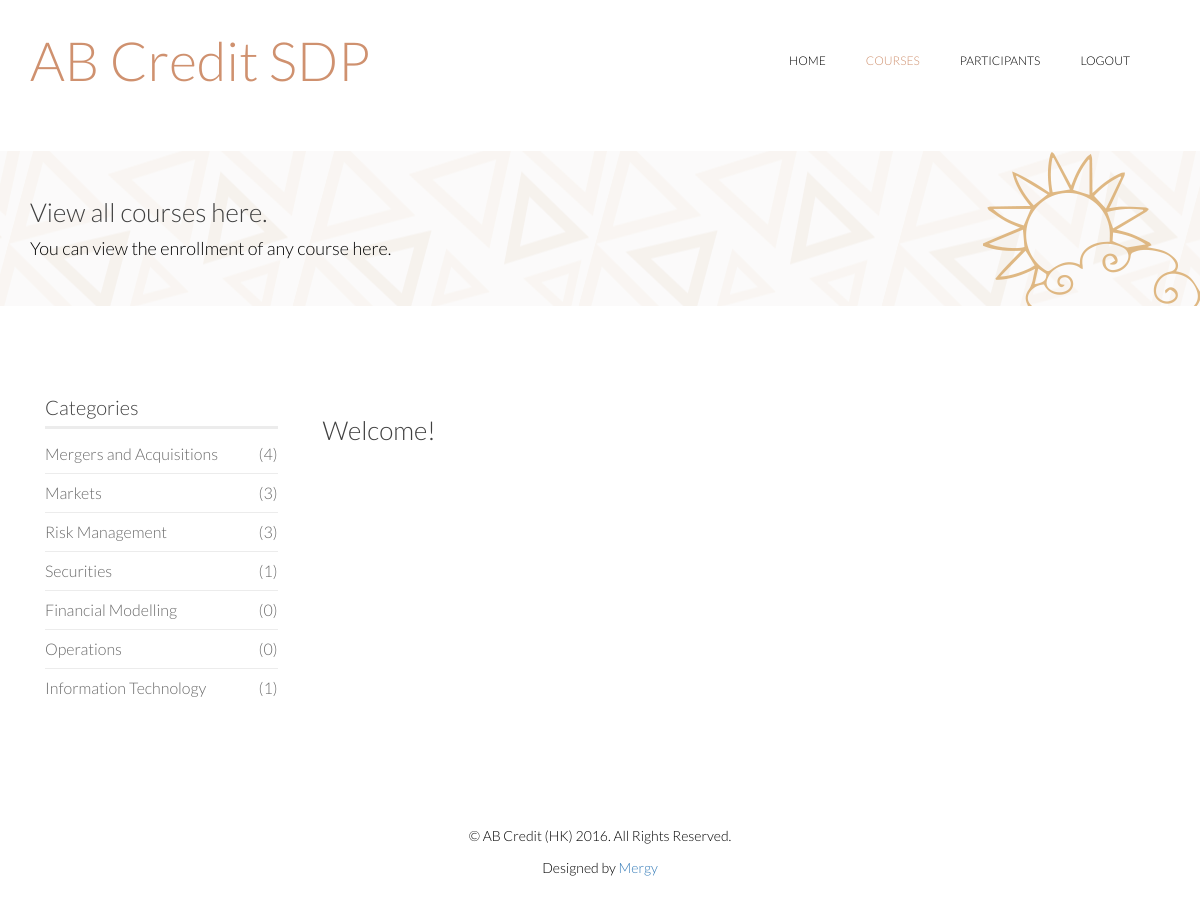
Screenshot of /hr/course/ (signed in) with the database file from the repository.
### course/models.py (models this page shows, shortened)
class Category(models.Model):
    name = models.CharField(max_length=200)

### course/views/hr_view.py (the view)
# urls.py: url(r'^', include('course.urls')),
@login_required
def course(request):
    hr = HR.objects.get(user__pk=request.user.id)
    counts = hr.viewCategories()
    return render_to_response('hr/course.html', locals())

### course/models.py (called while the page is built)
    def viewCategories(self):
        menu = dict()
        return menu

    def viewCategories(self):
        menu = super(HR, self).viewCategories()
        for c in Category.objects.all():
            menu[c] = Course.objects.filter(category=c).count()
        return menu

### course/templates/hr/course.html (shortened to what this page needs)
<html lang="en">
<head>
    {% load static %}
    <link rel="stylesheet" href="{% static 'css/bootstrap.min.css' %}" />
    <link rel="stylesheet" href="{% static 'css/font-awesome.min.css' %}" />
    <link rel="stylesheet" href="{% static 'css/animate.min.css' %}" />
    <link rel="stylesheet" href="{% static 'css/lightbox.css' %}" />
    <link rel="stylesheet" href="{% static 'css/main.css' %}" />
    <link rel="stylesheet" href="{% static 'css/responsive.css' %}" />
</head>
<body>
    <header id="header">
        <div class="container">
            <div class="row">
                <div class="col-sm-12 overflow">
                </div>
            </div>
        </div>
        <div class="navbar navbar-inverse" role="banner">
            <div class="container">
                <div class="navbar-header">
                    <a class="navbar-brand">
                        <h1 style="font-size: 300%; color: #cf916f">AB Credit SDP</h1>
                    </a>
                </div>
                <div class="collapse navbar-collapse">
                    <ul class="nav navbar-nav navbar-right">
                        <li><a href="/">Home</a></li>
                        <li class="active"><a href="/hr/course">Courses</a></li>
                        <li><a href="../participant">Participants</a></li>
                        <li><a onclick="logout()">Logout</a></li>
                    </ul>
                </div>
            </div>
        </div>
    </header>
    <section id="page-breadcrumb">
        <div class="vertical-center sun">
             <div class="container">
                <div class="row">
                    <div class="action">
                        <div class="col-sm-12">
                            <h1 class="title">View all courses here.</h1>
                            <p>You can view the enrollment of any course here.</p>
                        </div>
                    </div>
                </div>
            </div>
        </div>
    </section>
    <section id="projects" class="padding-top">
        <div class="container">
            <div class="row">
                <div class="col-lg-3 col-md-4 col-sm-5">
                    <div class="col-sm-12">
                        <div class="sidebar portfolio-sidebar">
                            <div class="sidebar-item categories" id="category_bar">
                                <h3>Categories</h3>
                                <ul class="nav navbar-stacked">
                                    {% for category, num in counts.items %}
                                    <li>
                                        <a onclick="getCategoryInfo('{{category.id}}', '{{category.name}}')">{{category.name}}
                                            <span class="pull-right">({{num}})</span>
                                        </a>
                                    </li>
                                    {% endfor %}
                                </ul>
                            </div>
                        </div>
                    </div>
                </div>
                <div class="col-lg-9 col-md-8 col-sm-7">
                    <div class="col-sm-12">
                        <div class="row">
                            <h1 id="content-title">Welcome!</h1>
                            <div id="content-main"/></div>
                        </div>
                    </div>
                </div>
            </div>
    </section>
    <footer id="footer">
        <div class="container">
            <div class="row">
                <div class="col-sm-12">
                    <div class="copyright-text text-center">
                        <p>&copy; AB Credit (HK) 2016. All Rights Reserved.</p>
                        <p>Designed by <a target="_blank" href="http://www.cs.hku.hk/programme/course_info.jsp?infile=2016/comp3297.html">Mergy</a></p>
                    </div>
                </div>
            </div>
        </div>
    </footer>
</body>
</html>

### course/static/css/lightbox.css (style rules this page uses)
body:after { content: url(../image/lightbox/close.png) url(../image/lightbox/loading.gif) url(../image/lightbox/prev.png) url(../image/lightbox/next.png); display: none; }

### course/static/css/main.css (style rules this page uses)
body { background: #fff; font-family: 'Lato', sans-serif; font-weight: 300; font-size: 14px; line-height: 22px; color: #000; }
html { height: 100%; }
a { -webkit-transition: 300ms; -moz-transition: 300ms; -o-transition: 300ms; transition: 300ms; }
ul { list-style: none; }
h1, h2, h3, h4, h5, h6 { font-family: 'Lato', sans-serif; font-weight: 300; }
h1 { font-size: 26px; color: #404040; }
h3 { font-size: 20px; color: #404040; }
.overflow { overflow: hidden; }
.padding-top { padding-top: 90px; }
#header { margin-bottom: 0; padding: 30px 0 60px 0; }
#header .navbar-inverse .container { position: relative; }
#header .navbar { background: #fff; border: 0; margin-bottom: 0; }
#header .navbar-brand { padding: 0; margin-left: 0; }
#header .navbar-brand h1 { padding: 0; margin: 0; }
#header .navbar-nav.navbar-right >li:last-child { margin-right: 20px; }
#header .navbar-nav.navbar-right >li a { color: #000; font-size: 12px; padding: 20px; text-transform: uppercase; font-weight: 300; }
#header .navbar-inverse .navbar-nav li.active > a, #header .navbar-inverse .navbar-nav li.active > a:focus, #header .navbar-nav.navbar-right li > a:hover, .navbar-inverse .navbar-nav > .open > a { background-color: inherit; border: 0; color: #cf916f; }
#footer { padding-bottom: 75px; background-repeat: repeat-x; background-position: bottom; background-size: contain; }
.copyright-text { margin-top: 70px; }
#action, #page-breadcrumb { background-image: url(../image/home/tour-bg.png); background-color: #fbfafa; background-repeat: repeat-x; height: 155px; background-position: center; display: table; position: static; width: 100%; }
.vertical-center { display: table-cell; vertical-align: middle; width: 100%; position: statice; }
.sun { background-image: url(../image/home/tour-icon1.png); background-repeat: no-repeat; background-position: 100% bottom; }
.action h1 { margin-top: 0; }
.action p { font-size: 18px; margin-bottom: 0; font-weight: 300; }
.title { color: #404040; font-weight: 300; }
#action , #page-breadcrumb { position: relative; }
.sidebar h3 { color: #404040; margin-top: 0; border-bottom: 3px solid #ececec; margin-bottom: 6px; padding-bottom: 8px; }
.sidebar-item { margin-bottom: 48px; }
.categories .navbar-stacked li { border-bottom: 1px solid #ececec; }
.categories .navbar-stacked li:last-child { border-bottom: 0px solid #ececec; }
.categories .navbar-stacked li a { font-size: 16px; color: #6a6a6a; padding: 8px 0; padding-left: 0; }

### rows the page displays
Category: name "Mergers and Acquisitions", num "4"
Category: name "Markets", num "3"
Category: name "Risk Management", id "3"
Category: name "Securities", num "1"
Category: name "Financial Modelling", num "0"
Category: name "Operations", num "0"
Category: name "Information Technology", num "1"
